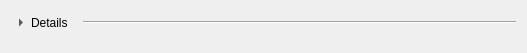
<?xml version="1.0" encoding="UTF-8"?>
<ui version="4.0">
 <class>Form</class>
 <widget class="QWidget" name="Form">
  <property name="geometry">
   <rect>
    <x>0</x>
    <y>0</y>
    <width>527</width>
    <height>53</height>
   </rect>
  </property>
  <property name="sizePolicy">
   <sizepolicy hsizetype="Preferred" vsizetype="MinimumExpanding">
    <horstretch>0</horstretch>
    <verstretch>0</verstretch>
   </sizepolicy>
  </property>
  <property name="font">
   <font>
    <weight>50</weight>
    <bold>false</bold>
   </font>
  </property>
  <property name="windowTitle">
   <string>Form</string>
  </property>
  <property name="styleSheet">
   <string notr="true"/>
  </property>
  <layout class="QVBoxLayout" name="verticalLayout">
   <item>
    <layout class="QHBoxLayout" name="horizontalLayout">
     <item>
      <widget class="QToolButton" name="toolButton">
       <property name="styleSheet">
        <string notr="true">QToolButton { border: none; }</string>
       </property>
       <property name="text">
        <string>Details</string>
       </property>
       <property name="toolButtonStyle">
        <enum>Qt::ToolButtonTextBesideIcon</enum>
       </property>
       <property name="arrowType">
        <enum>Qt::RightArrow</enum>
       </property>
      </widget>
     </item>
     <item>
      <widget class="Line" name="line">
       <property name="orientation">
        <enum>Qt::Horizontal</enum>
       </property>
      </widget>
     </item>
    </layout>
   </item>
   <item>
    <widget class="QTreeView" name="treeView">
     <property name="sizePolicy">
      <sizepolicy hsizetype="Expanding" vsizetype="Fixed">
       <horstretch>0</horstretch>
       <verstretch>0</verstretch>
      </sizepolicy>
     </property>
     <property name="maximumSize">
      <size>
       <width>0</width>
       <height>0</height>
      </size>
     </property>
     <property name="styleSheet">
      <string notr="true">QTreeView { border: none; }</string>
     </property>
     <property name="editTriggers">
      <set>QAbstractItemView::NoEditTriggers</set>
     </property>
     <property name="alternatingRowColors">
      <bool>true</bool>
     </property>
     <property name="sortingEnabled">
      <bool>true</bool>
     </property>
     <attribute name="headerCascadingSectionResizes">
      <bool>true</bool>
     </attribute>
    </widget>
   </item>
  </layout>
 </widget>
 <resources/>
 <connections/>
</ui>
